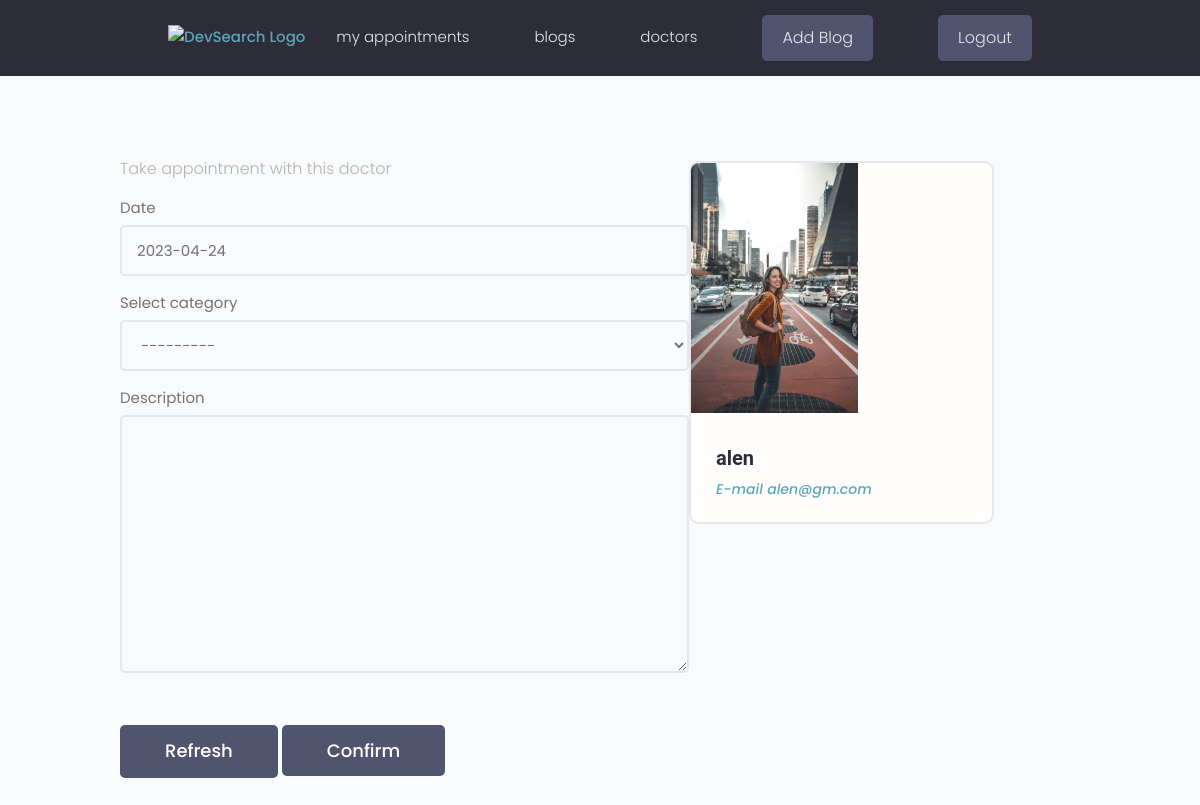
Page /doctors/6 (signed in) on the committed database.
### account/models.py (models this page shows, shortened)
class Appointment(models.Model):
    Category=(('Mental Health','Mental Health'),
    ('Heart Disease','Heart Disease'),
    ('Covid 19','Covid 19'),
    ('Imunization','Imunization '),)
    doctor=models.ForeignKey(User,null=True,blank=True,on_delete=models.SET_NULL)
    patient=models.ForeignKey(User,null=True,blank=True,on_delete=models.SET_NULL,related_name="messages")
    date = models.DateField(default=date.today)
    created=models.DateTimeField(auto_now_add=True)
    description= models.TextField(null=True,blank=True)
    select_category=models.CharField(max_length=200,choices=Category)
    id = models.UUIDField(default=uuid.uuid4 , unique=True ,primary_key=True,editable=False)

class User(AbstractUser):
    is_patient= models.BooleanField('Is admin', default=False)
    is_doctor = models.BooleanField('Is customer', default=False)
    featured_image=models.ImageField(null=True,blank=True,default="default.jpg")

### account/views.py (the view, shortened to what this page needs)
# urls.py: path('doctors/', views.doctors, name='doctor'),
def doctor(request,pk):
    patient=request.user
    print("-----------------",patient)
    blogobj=User.objects.get(id=pk)
    print("---------------------",blogobj)
    form=AppointmentForm()
    return render(request,'doctor-single.html',{'blogs':blogobj,'form':form})

### account/forms.py
class AppointmentForm (ModelForm):
    class Meta:
        model=Appointment
        fields =['date','select_category','description']
    def __init__(self,*args,**kwargs):
        super(AppointmentForm, self).__init__(*args,**kwargs)
        for name,field in self.fields.items():
            field.widget.attrs.update({'class':'input'})

### templates/doctor-single.html (shortened to what this page needs)
{% extends 'base.html' %}
{% block content %}
<section class="projectsList">
    <div class="container">
        <div class="grid grid--three">
<br></br>
{% if request.user.is_patient %}
<form class="form" action="" method="POST">
    <p>Take appointment with this doctor</p>
    {% for field in form %}
                <div class="form__field">
                    <label for="formInput#text">{{field.label}}</label>
                    {{field}}
                </div>
    {% endfor %}
    <a class="btn btn--sub btn--lg  my-md" href="{% url 'blogs' %}"> Refresh </a>
    <input class="btn btn--sub btn--lg  my-md" type="submit" value="Confirm" />
</form>
{% endif %}
            <div class="column">
                <div class="card project">
                    <a href="#" class="project">
                        <img class="project__thumbnail" src="{{blogs.featured_image.url}}" alt="project thumbnail" />
                        <div class="card__body">
                            <h3 class="project__title">{{blogs.username}}</h3>
                            <p><a class="project__author" href="">E-mail
                                    {{blogs.email}}</a>
                            </p>
                        </div>
                    </a>
                </div>
            </div>
        </div>
    </div>
</section>
{% endblock %}

### static/styles/app.css (style rules this page uses)
:root { --color-sub: #2d2d39; }
.btn--sub { background-color: var(--color-sub-light); }
.card { border: 2px solid var(--color-light); }
img { width: 100%; }
.project__author { font-size: 1.4rem; font-style: italic; }
.projectsList { margin-top: 8rem; }
.project__thumbnail { height: 25rem; object-fit: cover; object-position: top center; }
.project__title { font-size: 2rem; font-weight: 700; color: var(--color-sub); }

### static/css/style.css (style rules this page uses)
body { font-family: "Roboto", sans-serif; background-color: #f8fafb; }
p { color: #b3b3b3; font-weight: 300; }
h1, h2, h3, h4, h5, h6, .h1, .h2, .h3, .h4, .h5, .h6 { font-family: "Roboto", sans-serif; }
a { -webkit-transition: .3s all ease; -o-transition: .3s all ease; transition: .3s all ease; }

### static/uikit/styles/modules/_variables.css (style rules this page uses)
:root { --color-main: #5aa5b9; --color-main-light: #e6faff; --color-sub: #3f4156; --color-sub-light: #51546e; --color-sub-lighter: #ededfd; --color-text: #737373; --color-gray: #8b8b8b; --color-light: #e5e7eb; --color-light-gray: #767676; --color-bg: #f8fafd; --color-white: #fffefd; --color-white-light: #f3f3f3; --color-success: #359e64; --color-success-bg: #def8e8; --color-error: #fc4b0b; --color-error-bg: #fff2ee; --font-base: 'Poppins', arial, helvetica, 'Segoe UI', roboto, ubuntu, sans-serif; --font-monospace: 'Fira Code', 'Courier New', courier, monospace; --font-regular: 300; --font-medium: 500; --font-bold: 700; --generic-shadow: 1px 1px 5px #00000010; --generic-transition: all 0.3s ease-in-out; }

### static/uikit/styles/modules/_base.css (style rules this page uses)
* { margin: 0; padding: 0; box-sizing: border-box; text-rendering: optimizeLegibility; color: inherit; font-size: inherit; }
html { font-size: 50%; }
@media only screen and (min-width: 480px) { html { font-size: 56.25%; } }
@media only screen and (min-width: 1200px) { html { font-size: 62.5%; } }
body { line-height: 1.6; font-weight: 400; font-size: 1.5rem; color: var(--color-text); background-color: var(--color-bg); min-height: 100vh; }

### static/uikit/styles/modules/_typography.css (style rules this page uses)
* { font-family: var(--font-base); }
h3 { font-size: 3.2rem; font-weight: var(--font-medium); }
p, span, strong { font-size: 1.6rem; color: var(--color-text); font-weight: var(--font-regular); }
a { padding-bottom: 2px; text-decoration: none; display: inline-block; color: var(--color-main); font-weight: var(--font-medium); }

### static/uikit/styles/modules/_utilities.css (style rules this page uses)
.container { width: 92%; max-width: 165rem; margin: 0 auto; box-sizing: border-box; }
@media screen and (min-width: 1000px) { .container { width: 90%; } }
@media screen and (min-width: 1200px) { .container { width: 80%; } }
.my-md { margin: 3rem auto; }

### static/uikit/styles/modules/_button.css (style rules this page uses)
.btn { display: inline-block; position: relative; cursor: pointer; background-color: var(--color-light); font-weight: var(--font-medium); color: var(--color-sub); text-decoration: none; padding: 1rem 2rem; border-radius: 0.5rem; border: none; width: -webkit-fit-content; width: -moz-fit-content; width: fit-content; height: -webkit-fit-content; height: -moz-fit-content; height: fit-content; font-size: 1.6rem; outline-width: 0; outline-color: transparent; -webkit-backface-visibility: hidden; backface-visibility: hidden; transition: all 0.3s ease-in-out; }
.btn--sub { background-color: var(--color-sub); color: var(--color-white); }
.btn--lg { font-size: 1.8rem; padding: 1.2rem 4.5rem; }

### static/uikit/styles/modules/_card.css (style rules this page uses)
.card { border-radius: 1rem; background-color: var(--color-white); border: 1.5px solid var(--color-light); width: auto; height: auto; margin-top: 0.5rem; margin-bottom: 0.5rem; overflow: hidden; }
.card__body, .card__header { padding: 2rem 2.5rem; }

### static/uikit/styles/modules/_form.css (style rules this page uses)
.form { display: block; }
.form__field { margin-top: 1.5rem; margin-bottom: 1.5rem; }
.form__label, .form__field > label { display: block; margin-bottom: 0.5rem; color: var(--color-text); }
input.input[type='text'], input.input[type='email'], input.input[type='password'], input.input[type='number'], select.input, textarea.input { min-width: 24rem; width: 100%; padding: 1.2rem 1.5rem; border-radius: 0.5rem; border: 2px solid var(--color-light); transition: all 0.3s ease-in-out; background-color: var(--color-bg); }

### rows in the picture
User: featured_image (placeholder picture), username "alen", email "alen@gm.com"

### other values in the picture
{{ field.label }} "Date" "Select category" "Description"
